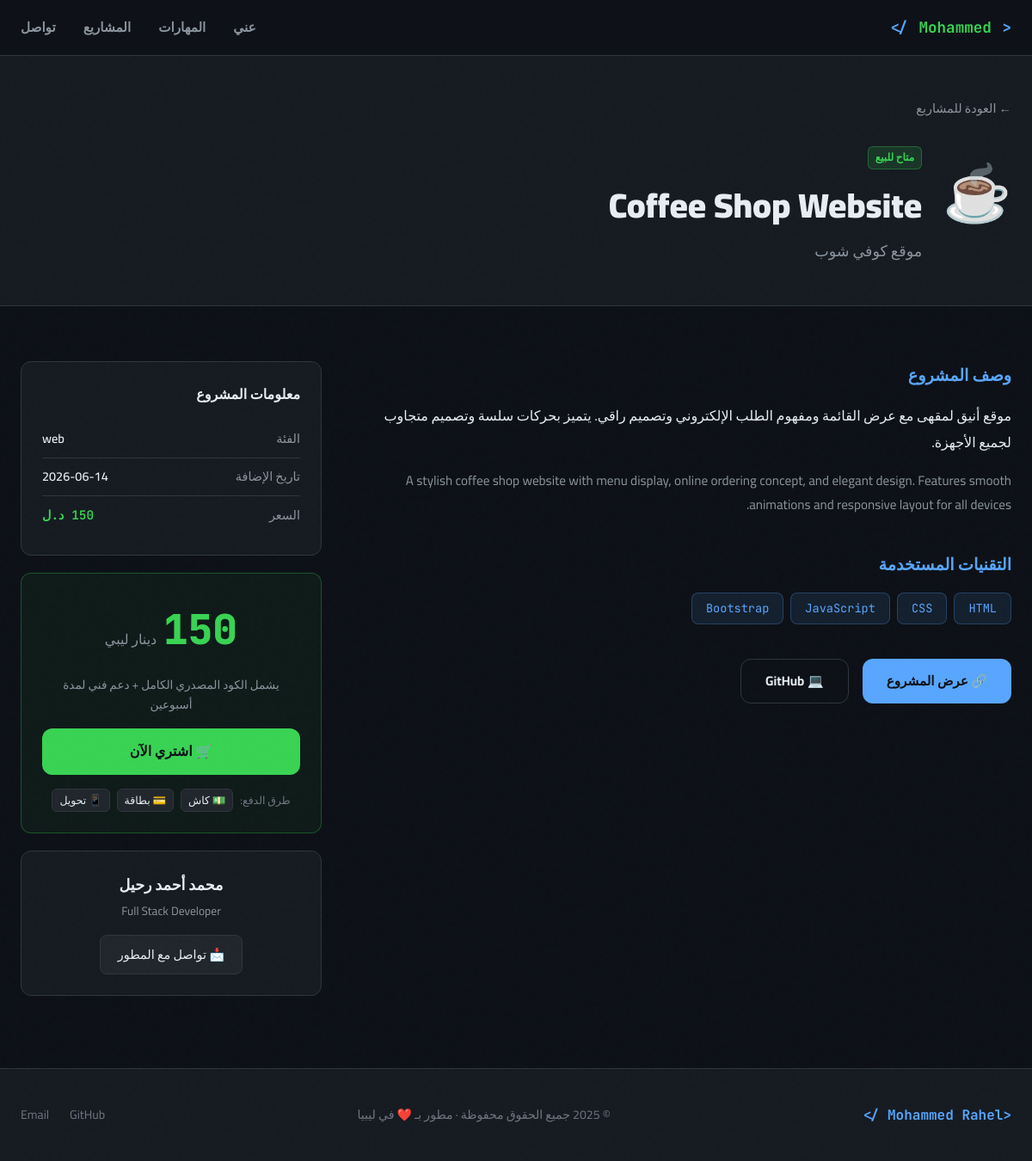
/project/5, run on the app's committed database.
### tables this page shows
CREATE TABLE projects (
        id INTEGER PRIMARY KEY AUTOINCREMENT,
        title TEXT NOT NULL,
        title_ar TEXT,
        description TEXT,
        description_ar TEXT,
        tech_stack TEXT,
        category TEXT DEFAULT 'web',
        image_url TEXT,
        demo_url TEXT,
        github_url TEXT,
        price REAL DEFAULT 0,
        is_for_sale INTEGER DEFAULT 0,
        is_featured INTEGER DEFAULT 0,
        created_at TIMESTAMP DEFAULT CURRENT_TIMESTAMP
    );

### app.py (the view)
@app.route('/project/<int:pid>')
def project_detail(pid):
    conn = get_db()
    project = conn.execute('SELECT * FROM projects WHERE id=?', (pid,)).fetchone()
    conn.close()
    if not project:
        return redirect(url_for('index'))
    return render_template('project_detail.html', project=project)

### app.py (called while the page is built)
def get_db():
    conn = sqlite3.connect(DB_PATH)
    conn.row_factory = sqlite3.Row
    return conn

### templates/project_detail.html (shortened to what this page needs)
{% extends "base.html" %}
{% block content %}
<section class="project-detail-hero">
    <div class="container">
        <a href="/" class="back-btn">← العودة للمشاريع</a>
        <div class="detail-header">
            <div class="detail-icon">
                {% if 'Ticket' in project.title %}🎫
                {% elif 'Stadium' in project.title or 'Books' in project.title %}🏟️
                {% elif 'Coffee' in project.title or 'coffee' in project.title %}☕
                {% elif 'Samba' in project.title %}💃
                {% else %}💻{% endif %}
            </div>
            <div>
                <div class="detail-badges">
                    {% if project.is_for_sale %}<span class="badge-sale">متاح للبيع</span>{% endif %}
                </div>
                <h1 class="detail-title">{{ project.title }}</h1>
                <p class="detail-title-ar">{{ project.title_ar }}</p>
            </div>
        </div>
    </div>
</section>
<section class="project-detail-body">
    <div class="container">
        <div class="detail-grid">
            <div class="detail-main">
                <div class="detail-section">
                    <h2>وصف المشروع</h2>
                    <p class="detail-desc-ar">{{ project.description_ar }}</p>
                    <p class="detail-desc-en">{{ project.description }}</p>
                </div>
                <div class="detail-section">
                    <h2>التقنيات المستخدمة</h2>
                    <div class="detail-tech-grid">
                        {% for tech in project.tech_stack.split(',') %}
                        <span class="tech-tag-lg">{{ tech.strip() }}</span>
                        {% endfor %}
                    </div>
                </div>
                <div class="detail-links">
                    {% if project.demo_url %}
                    <a href="{{ project.demo_url }}" target="_blank" class="btn-primary">
                        🔗 عرض المشروع
                    </a>
                    {% endif %}
                    {% if project.github_url %}
                    <a href="{{ project.github_url }}" target="_blank" class="btn-secondary">
                        💻 GitHub
                    </a>
                    {% endif %}
                </div>
            </div>
            <div class="detail-sidebar">
                <div class="sidebar-card">
                    <h3>معلومات المشروع</h3>
                    <div class="info-row">
                        <span class="info-k">الفئة</span>
                        <span class="info-v">{{ project.category }}</span>
                    </div>
                    <div class="info-row">
                        <span class="info-k">تاريخ الإضافة</span>
                        <span class="info-v">{{ project.created_at[:10] if project.created_at else '2025' }}</span>
                    </div>
                    {% if project.is_for_sale %}
                    <div class="info-row">
                        <span class="info-k">السعر</span>
                        <span class="info-v price-highlight">{{ project.price|int }} د.ل</span>
                    </div>
                    {% endif %}
                </div>
                {% if project.is_for_sale %}
                <div class="buy-card">
                    <div class="buy-price">
                        <span class="buy-amount">{{ project.price|int }}</span>
                        <span class="buy-currency">دينار ليبي</span>
                    </div>
                    <p class="buy-note">يشمل الكود المصدري الكامل + دعم فني لمدة أسبوعين</p>
                    <a href="/buy/{{ project.id }}" class="btn-buy">
                        🛒 اشتري الآن
                    </a>
                    <div class="payment-methods">
                        <span class="pm-label">طرق الدفع:</span>
                        <span class="pm-tag">💵 كاش</span>
                        <span class="pm-tag">💳 بطاقة</span>
                        <span class="pm-tag">📱 تحويل</span>
                    </div>
                </div>
                {% endif %}
                <div class="dev-card">
                    <p class="dev-name">محمد أحمد رحيل</p>
                    <p class="dev-role">Full Stack Developer</p>
                    <a href="#" onclick="document.querySelector('#contactSection') && document.querySelector('#contactSection').scrollIntoView()" class="btn-contact-dev">
                        📩 تواصل مع المطور
                    </a>
                </div>
            </div>
        </div>
    </div>
</section>
{% endblock %}

### data on the page
projects: title "Coffee Shop Website", title_ar "موقع كوفي شوب", description_ar "موقع أنيق لمقهى مع عرض القائمة ومفهوم الطلب الإلكتروني وتصميم راقي. يتميز بحركات سلسة وتصميم متجاوب لجميع الأجهزة.", description "A stylish coffee shop website with menu display, online ordering concept, and elegant design. Features smooth animations and responsive layout for all devices.", category "web", created_at "2026-06-14", price "150"

### other printed values
{{ tech.strip() }} "HTML" "CSS" "JavaScript" "Bootstrap"
